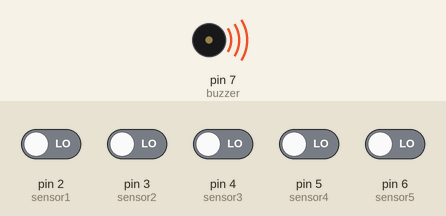
Simulated run of this sketch. Board: Arduino Uno, built with avr-gcc and run on an emulated ATmega328P. On the bench: buzzer (waves = sounding, pin HIGH). The inputs (shaded band) are chosen by the test bench; at power-on: pin 2 (sensor1), pin 3 (sensor2), pin 4 (sensor3), pin 5 (sensor4), pin 6 (sensor5) LOW. What the sketch prints to the serial monitor is not drawn.

Above: at 1.2 s.
1.3 s: pin 2 (sensor1) driven HIGH
At 2.7 s:
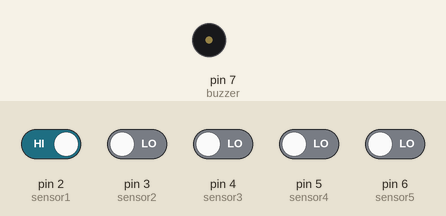
3.0 s: pin 2 (sensor1) driven LOW
At 3.9 s:
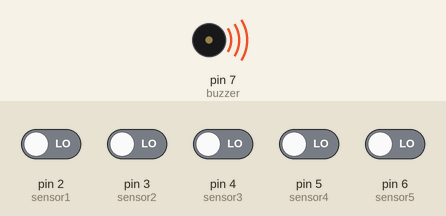
6.0 s: pin 3 (sensor2) driven HIGH
At 7.5 s:
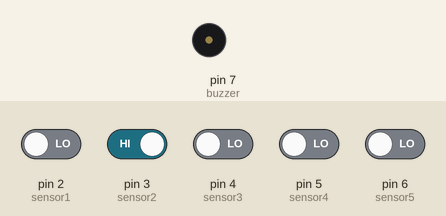
Timing chart, 0 to 9.0 s (numbered marks = the images above; inputs shaded):
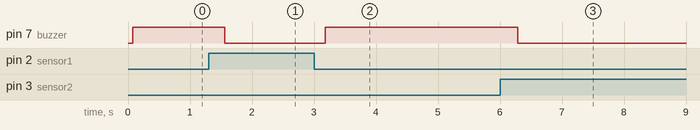

The sketch:

M0549_Arduino.ino
```cpp
int sensor1 = 2;
int sensor2 = 3;
int sensor3 = 4;
int sensor4 = 5;
int sensor5 = 6;
int buzzer = 7;

void setup() {
  pinMode(sensor1, INPUT);
  pinMode(sensor2, INPUT);
  pinMode(sensor3, INPUT);
  pinMode(sensor4, INPUT);
  pinMode(sensor5, INPUT);
  pinMode(buzzer, OUTPUT);
  Serial.begin(9600);

}

void loop() {
  int val1 = digitalRead(sensor1);
  int val2 = digitalRead(sensor2);
  int val3 = digitalRead(sensor3);
  int val4 = digitalRead(sensor4);
  int val5 = digitalRead(sensor5);

  Serial.print("ค่าแสง 1 : ");
  Serial.print(val1);
  Serial.print("     ค่าแสง 2 : ");
  Serial.print(val2);
  Serial.print("     ค่าแสง 3 : ");
  Serial.print(val3);
  Serial.print("     ค่าแสง 4 : ");
  Serial.print(val4);
  Serial.print("     ค่าแสง 5 : ");
  Serial.println(val5);

  if(val1 == 1 | val2 == 1 | val3 == 1 | val4 == 1 | val5 ==1){
    digitalWrite(buzzer, LOW);
  }
  else{
    digitalWrite(buzzer, HIGH);
  }

}
```

Measured:
- after the input at 1.3 s, pin 7 (buzzer): HIGH → LOW after 0.26 s
- after the input at 3.0 s, pin 7 (buzzer): LOW → HIGH after 0.18 s
- after the input at 6.0 s, pin 7 (buzzer): HIGH → LOW after 0.28 s
